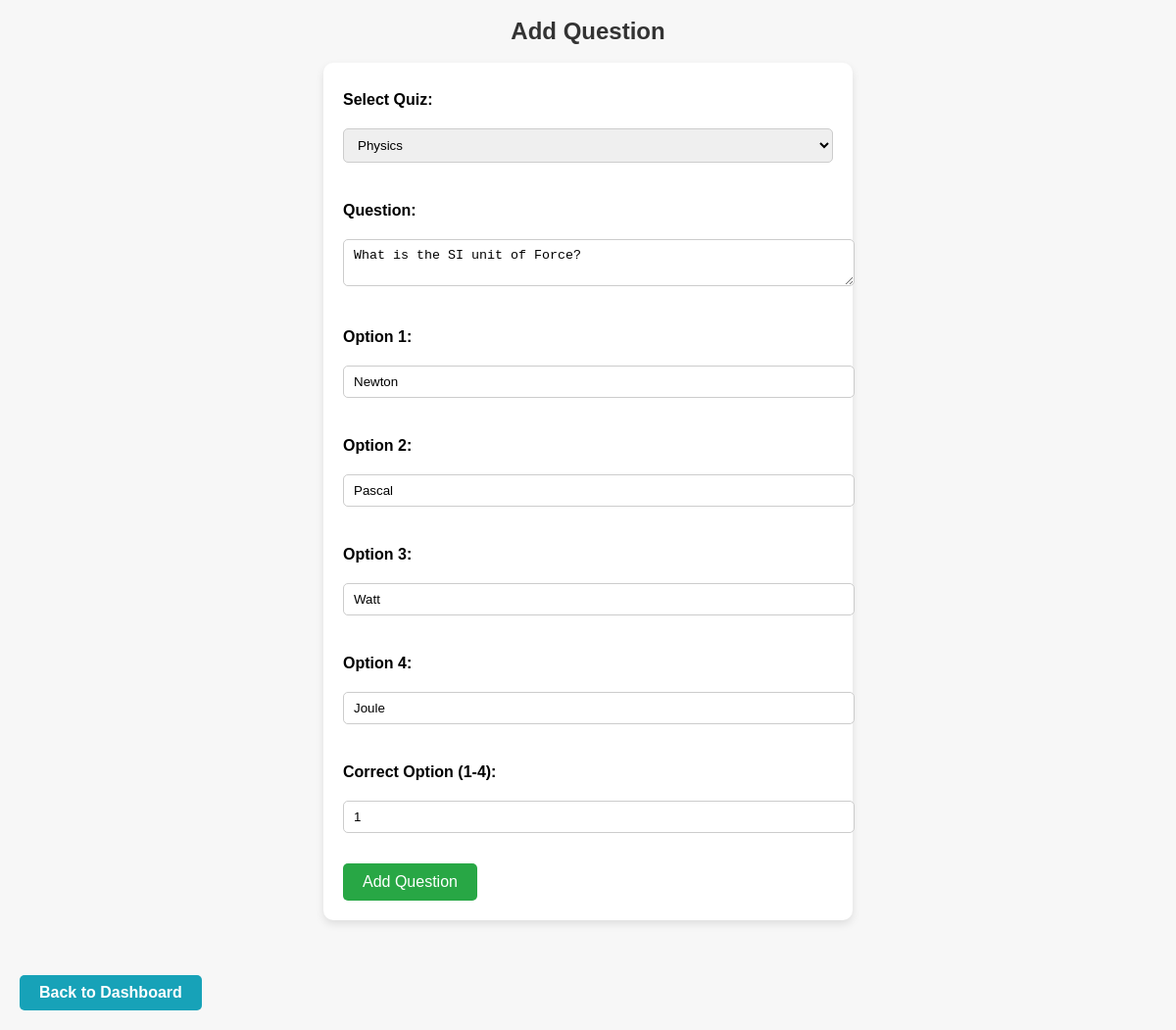
/add_question.php?edit_id=2, run on the app's committed database.
### tables this page shows
CREATE TABLE `question` (
  `question_id` int(11) NOT NULL,
  `quiz_id` int(11) DEFAULT NULL,
  `question_text` varchar(255) DEFAULT NULL,
  `option1` varchar(100) DEFAULT NULL,
  `option2` varchar(100) DEFAULT NULL,
  `option3` varchar(100) DEFAULT NULL,
  `option4` varchar(100) DEFAULT NULL,
  `correct_option` int(11) DEFAULT NULL
);

CREATE TABLE `quiz` (
  `quiz_id` int(11) NOT NULL,
  `quiz_title` varchar(100) DEFAULT NULL,
  `total_questions` int(11) DEFAULT NULL
);

### add_question.php (the view, shortened to what this page needs)
<?php
include("db_connection.php");
$edit_mode = false;
if(isset($_GET['edit_id'])){
    $edit_mode = true;
    $edit_id = $_GET['edit_id'];
    $edit_result = mysqli_query($conn,"SELECT * FROM question WHERE question_id=$edit_id");
    $edit_data = mysqli_fetch_assoc($edit_result);
}
$quiz_result = mysqli_query($conn, "SELECT * FROM quiz");
?>
<!DOCTYPE html>
<html lang="en">
<head>
    <link rel="stylesheet" href="style.css">
</head>
<body>
    <h2>Add Question</h2>
    <form method="post" action="">
        <label>Select Quiz:</label><br>
        <select name="quiz_id" required>
    <?php while($quiz = mysqli_fetch_assoc($quiz_result)) { ?>
        <option value="<?php echo $quiz['quiz_id']; ?>"
        <?php if($edit_mode && $quiz['quiz_id']==$edit_data['quiz_id']) echo "selected"; ?>>
        <?php echo $quiz['quiz_title']; ?>
        </option>
    <?php } ?>
</select>
<br><br>
        <label>Question:</label><br>
       <textarea name="question_text" required><?php echo $edit_mode?$edit_data['question_text']:'';?></textarea>
<br><br>
        <label>Option 1:</label><br>
        <input type="text" name="option1" value="<?php echo $edit_mode?$edit_data['option1']:'';?>" required>
<br><br>
        <label>Option 2:</label><br>
        <input type="text" name="option2" value="<?php echo $edit_mode?$edit_data['option2']:'';?>" required>
<br><br>
        <label>Option 3:</label><br>
        <input type="text" name="option3" value="<?php echo $edit_mode?$edit_data['option3']:'';?>" required>
<br><br>
        <label>Option 4:</label><br>
        <input type="text" name="option4" value="<?php echo $edit_mode?$edit_data['option4']:'';?>" required>
<br><br>
        <label>Correct Option (1-4):</label><br>
        <input type="number" name="correct_option" min="1" max="4"
value="<?php echo $edit_mode?$edit_data['correct_option']:'';?>" required><br><br>
        <input type="submit" name="submit" value="Add Question">
    </form>
    <br>
    <a href="admin_dashboard.php">Back to Dashboard</a>
</body>
</html>

### style.css (style rules this page uses)
body { font-family: Arial, Helvetica, sans-serif; background-color: #f7f7f7; margin: 0; padding: 0; line-height: 1; }
a { display: inline-block; padding: 10px 20px; margin: 5px; background-color: #6c757d; color: #fff; text-decoration: none; border-radius: 5px; font-weight: bold; transition: all 0.3s ease; }
h1, h2 { text-align: center; color: #333; }
form { width: 500px; margin: 20px auto; background-color: #fff; padding: 20px; border-radius: 10px; box-shadow: 0 4px 8px rgba(0,0,0,0.1); }
form label { font-weight: bold; display: block; margin: 10px 0 5px; }
form input[type="text"], form input[type="number"], form input[type="email"], form textarea, form select { width: 100%; padding: 8px 10px; margin-bottom: 15px; border: 1px solid #ccc; border-radius: 5px; }
form input[type="submit"], form button { padding: 10px 20px; border: none; border-radius: 5px; background-color: #28a745; color: #fff; cursor: pointer; font-size: 16px; transition: 0.3s; }
body > a { display: inline-block; margin: 20px; padding: 10px 20px; background-color: #17a2b8; color: #fff; text-decoration: none; border-radius: 5px; font-weight: bold; transition: all 0.3s ease; }

### data on the page
question: quiz_id "Physics", question_text "What is the SI unit of Force?", option1 "Newton", option2 "Pascal", option3 "Watt", option4 "Joule", correct_option "1"
